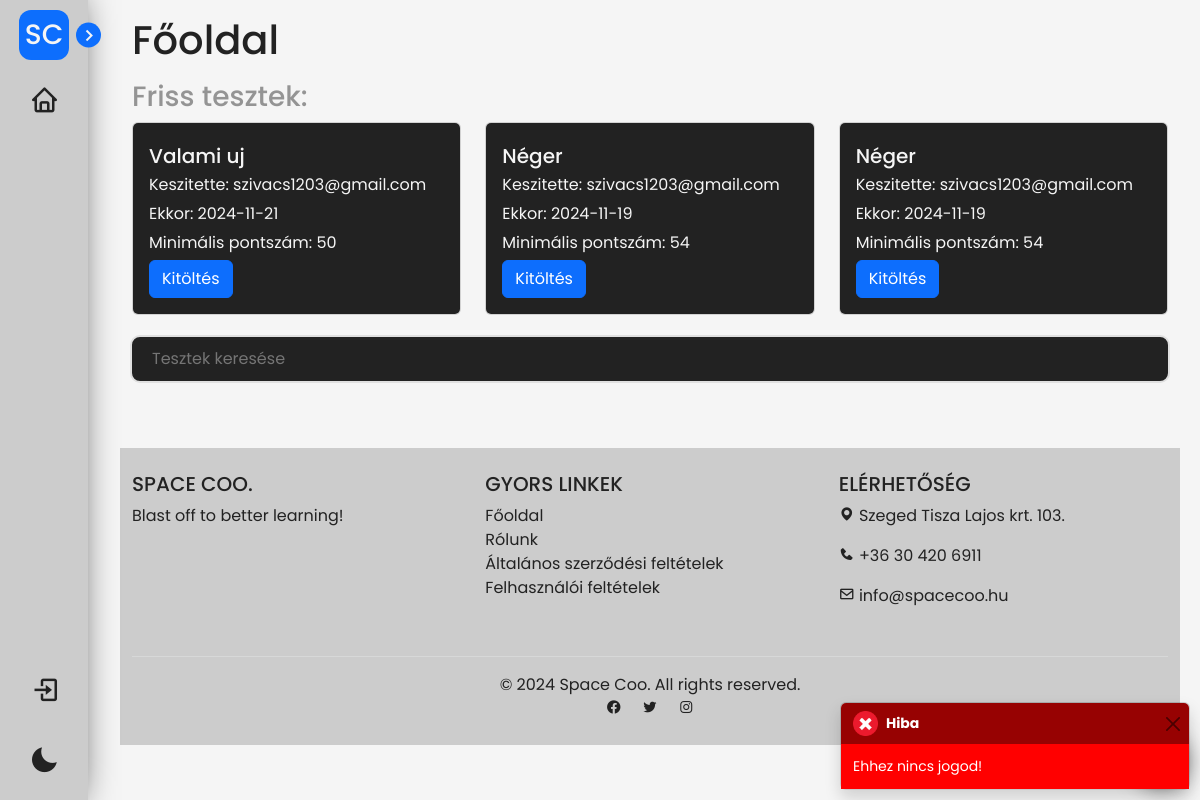
Before: /index.php?error=unauthorized with the older database file.
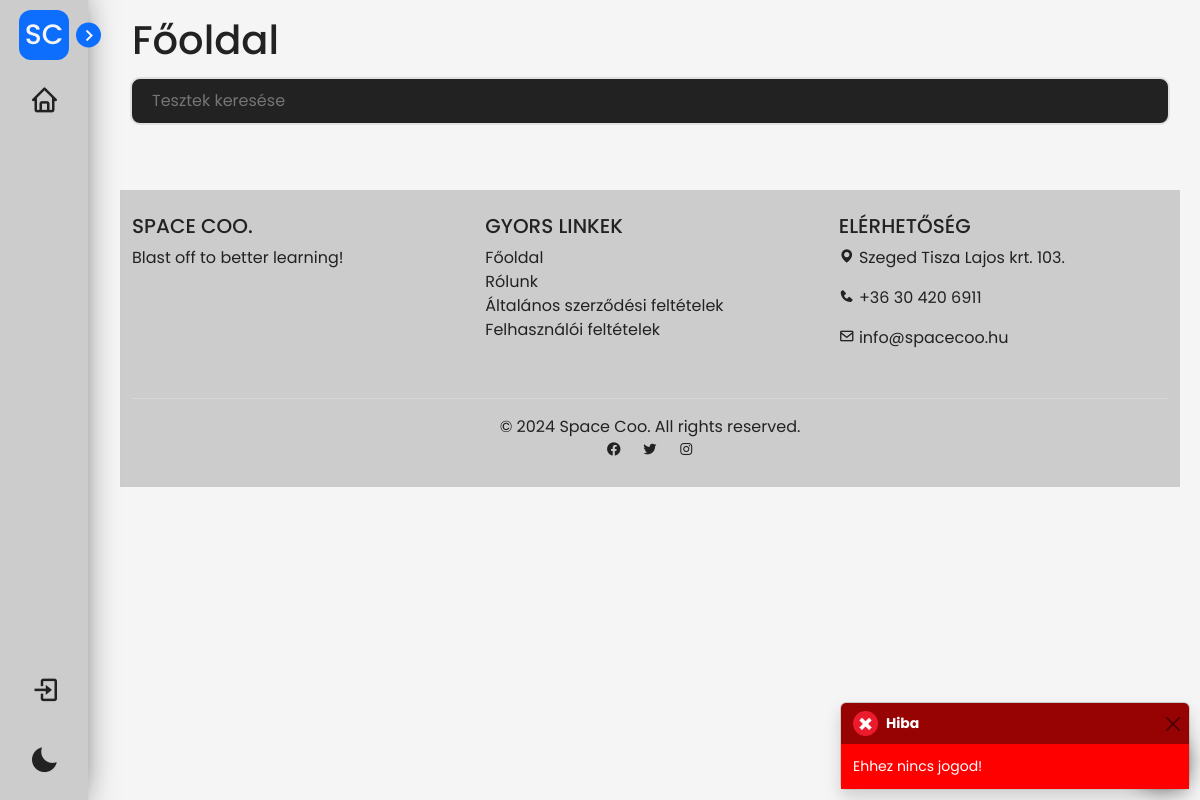
After: the same page with the newer database file.
### tables this page shows
CREATE TABLE `tests` (
  `tid` int(11) NOT NULL,
  `t_name` varchar(255) NOT NULL,
  `date` date NOT NULL,
  `min_score` int(11) DEFAULT NULL,
  `owner` varchar(255) DEFAULT NULL
);

### classes/class.controller.test.php (called while the page is built, shortened)
<?php
class TestController extends Test {
  private $limitAmount;
  public function __construct($testName, $testMinScore, $testOwner) {
    $this->limitAmount = null;
  }
  public static function constructWithLimit($amount) {
    $instance = new self(null, null, null);
    $instance->limitAmount = $amount;
    return $instance;
  }
  public function getLimitedAmountOfTests() {
    return $this->getCustomAmountOfTests($this->limitAmount);
  }
}

### classes/class.dbh.php (called while the page is built)
<?php
class Dbh {
    protected function connect() {
        try {
            $host = "localhost";
            $dbname = "spacecoo";
            $username = "root";
            $password = "";
            $dbh = new PDO("mysql:host=" . $host . ";dbname=" . $dbname, $username, $password);
            return $dbh;
        } catch (PDOException $e) {
            print "Error: " . $e->getMessage() . "<br/>";
            die();
        }
    }
}

### classes/class.test.php (called while the page is built, shortened)
<?php
class Test extends Dbh {
  protected function getCustomAmountOfTests($amount) {
    $stmt = $this->connect()->prepare("SELECT * FROM `tests` ORDER BY `tid` DESC LIMIT $amount");
    if (!$stmt->execute()) {
      $stmt = NULL;
      header('location: index.php?error=stmtfailed');
      exit();
    }
    $result = $stmt->fetchAll(PDO::FETCH_ASSOC);
    return $result;
  }
}

### index.php (the view, shortened to what this page needs)
<?php
include('classes/class.dbh.php');
include('classes/class.test.php');
include('classes/class.controller.test.php');
$limitedTestController = TestController::constructWithLimit(3);
$limitedTests = $limitedTestController->getLimitedAmountOfTests();
include('includes/header.php');
?>
<div class="container-fluid">
    <h1>Főoldal</h1>
<?php if(count($limitedTests) > 0) { ?>
    <h3 class="mt-3 grey-color">Friss tesztek:</h3>
    <div class="row">
        <?php foreach($limitedTests as $test) { ?>
        <div class="col-sm-12 col-md-6 col-lg-4">
            <div class="card">
            <div class="card-body">
                <h5 class="card-title"><?php echo $test['t_name'] ?></h5>
                <p >Keszitette: <?php echo $test['owner'] ?></p>
                <p >Ekkor: <?php echo $test['date'] ?></p>
                <p >Minimális pontszám: <?php echo $test['min_score'] ?></p>
                <form action="test.php" method="POST" style="display: inline;">
                    <button type="submit" name="open-test" class="btn btn-primary">Kitöltés</button>
                </form>
            </div>
            </div>
        </div>
        <?php } ?>
    </div>
<?php } ?>
    <div class="row searchrow">
        <input class="col" placeholder="Tesztek keresése" type="text" name="searchbar" id="searchbar">
    </div>
    <div class="row searchrow">
    </div>
</div>
<?php
include('includes/footer.php');
?>

Changed rows visible on the page:
removed tests: t_name "Valami uj", owner "szivacs1203@gmail.com", date "2024-11-21", min_score "50"
removed tests: t_name "Néger", owner "szivacs1203@gmail.com", date "2024-11-19", min_score "54"
removed tests: t_name "Néger", owner "szivacs1203@gmail.com", date "2024-11-19", min_score "54"
Other visible differences:
text no longer shown: "Friss tesztek:"
